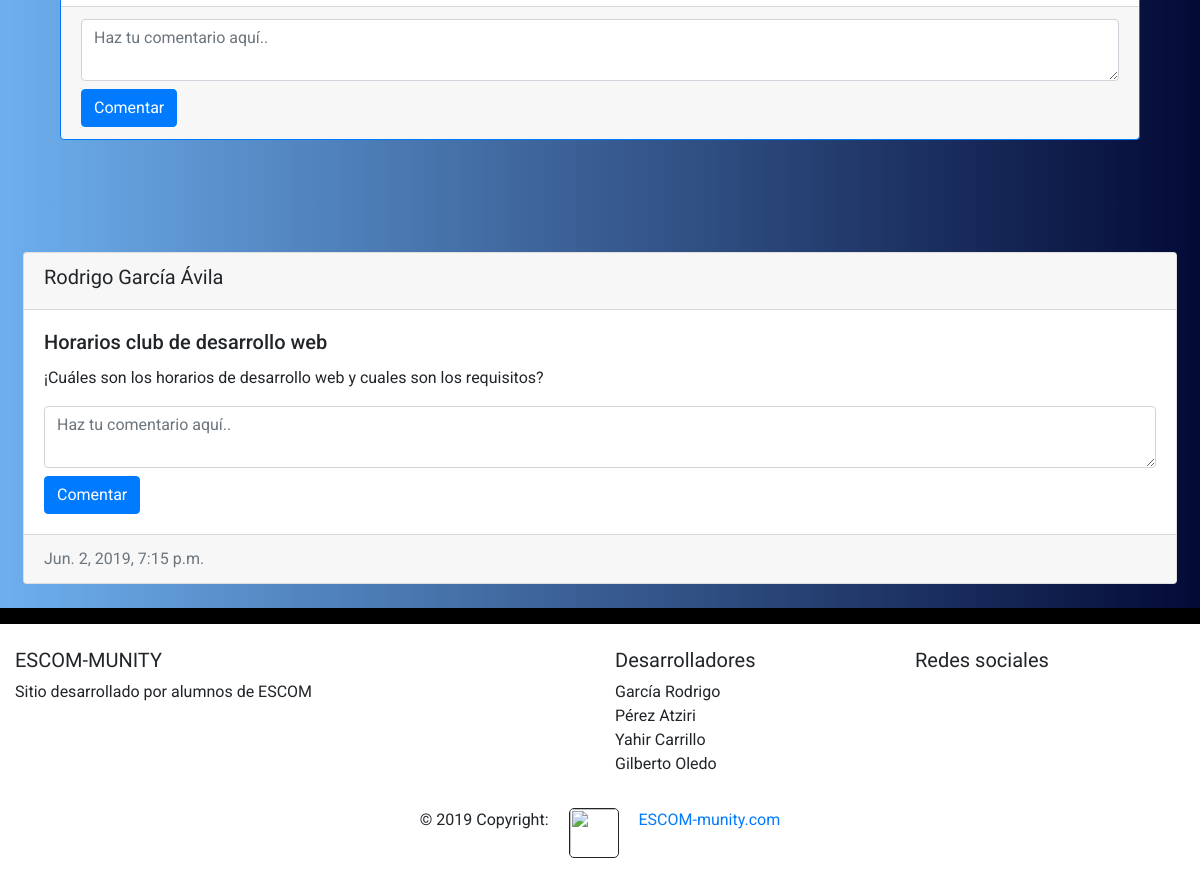
The app's page /modulo/CLUBES/ (signed in, lower part), older data.
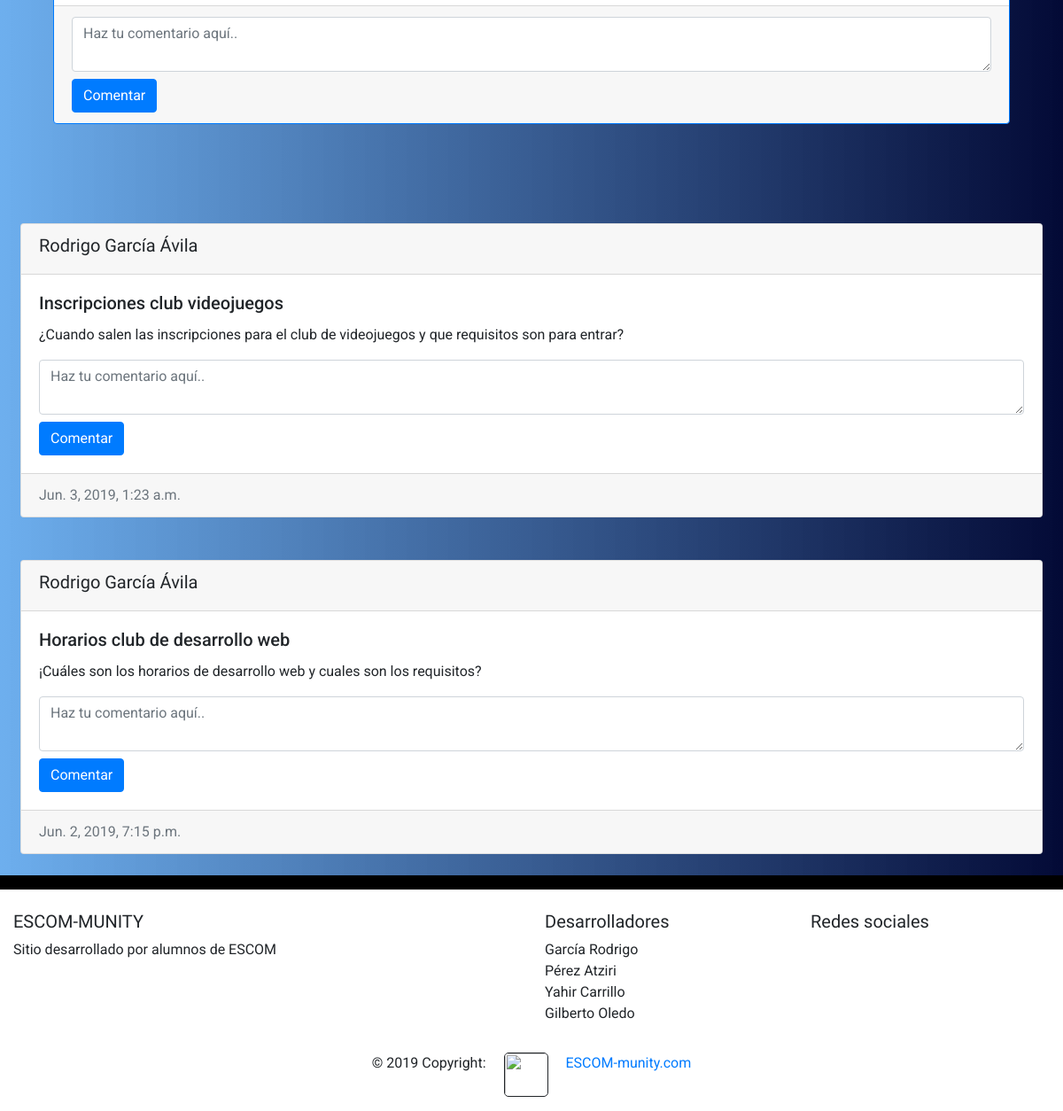
The same page, newer data.
### blog/models.py (models this page shows, shortened)
class Entry(models.Model):
    title = models.CharField(max_length=200, verbose_name="Títlo")
    content = RichTextField(verbose_name="Contenido")
    published = models.DateTimeField(verbose_name="Fecha de publicación",default=now)
    image = models.ImageField(verbose_name="Imagen", upload_to="blog",null=True, blank=True)
    author = models.ForeignKey(User,verbose_name="Autor",on_delete=models.CASCADE,null=True)
    service = models.ForeignKey(Service,verbose_name="Postear en",on_delete=models.CASCADE,null=True)
    created = models.DateTimeField(auto_now_add=True,verbose_name="Fecha de creación")
    updated = models.DateTimeField(auto_now=True,verbose_name="Fecha de edición")
    class Meta:
        verbose_name = "entrada"
        verbose_name_plural = "entradas"
        ordering = ["-created"]

class AlumnoPost(models.Model):
    title = models.CharField(max_length=200, verbose_name="Títlo")
    content = RichTextField(verbose_name="Contenido")
    published = models.DateTimeField(verbose_name="Fecha de publicación",default=now)
    author = models.ForeignKey(User,verbose_name="Autor",on_delete=models.CASCADE,null=True)
    service = models.ForeignKey(Service,verbose_name="Postear en",on_delete=models.CASCADE,null=True)
    created = models.DateTimeField(auto_now_add=True,verbose_name="Fecha de creación")
    updated = models.DateTimeField(auto_now=True,verbose_name="Fecha de edición")
    class Meta:
        verbose_name = "post"
        verbose_name_plural = "posts"
        ordering = ["-created"]

### blog/views.py (the view, shortened to what this page needs)
# urls.py: path('<section>/',views.Blog,name="blog"),
def Blog(request,section):
    if request.user.is_authenticated:
        postform = postalumno()
        section = section.upper()
        posts = Entry.objects.filter(service__nameModule=section)
        service = Service.objects.get(nameModule=section)
        allpost = AlumnoPost.objects.filter(service=service)
        usuario = request.user.get_full_name()
        return render(request,"blog/modulo.html",{"service":service,"posts":posts,"postform":postform,'allpost':allpost,'usuario':usuario})
    else:
        return render(request,"registration/login.html")

### blog/forms.py
class postalumno(forms.Form):
    title = forms.CharField(label="Tiítulo",required=True, widget=forms.TextInput(
        attrs={'class':'form-control'}
    ))
    content = forms.CharField(label="¿Qué quieres publicar?",required=True, widget=forms.Textarea(
        attrs={'class':'form-control','rows':5}
    ))

### blog/templates/blog/modulo.html (shortened to what this page needs)
{% extends 'core/base.html' %}
{% load static %}
{% block content %}
<div class="container-fluid bg_2 p-2">
    <div class="container py-5">
        <div class="row">
            {% for post in posts %}
            <div class="col-md-12 mb-3 mt-3">
                <div class="card border border-primary">
                    <div class="row justify-content-center">
                    </div>
                    <div class="card-footer text-muted">
                        <textarea class="form-control" aria-label="With textarea" placeholder="Haz tu comentario aquí.."></textarea>
                        <div class="input-group mt-2 ">
                            <div class="input-group-prepend">
                                <button class="btn btn-primary rounded" type="button" id="button-addon1">Comentar</button></div>
                        </div>
                    </div>
                </div>
            </div>
        </div>
        {% endfor %}
        {% for post in allpost %}
        <div class="col-md-12 mb-3 mt-5">
            <div class="card">
                <div class="card-header">
                    <h5 class="fuente">{{post.author.get_full_name}}</h5>
                </div>
                <div class="card-body">
                    <h5 class="card-title">{{post.title}}</h5>
                    <p class="card-text">{{post.content|safe}}</p>
                    <textarea class="form-control" aria-label="With textarea" placeholder="Haz tu comentario aquí.."></textarea>
                        <div class="input-group mt-2 ">
                            <div class="input-group-prepend">
                                <button class="btn btn-primary rounded" type="button" id="button-addon1">Comentar</button></div>
                            </div>
                        </div>
                <div class="card-footer text-muted">
                    {{post.published}}
                </div>
            </div>
        </div>
        {% endfor %}
    </div>
<hr id="divider_1" class="m-0">
{% endblock content %}

### core/templates/core/base.html (shortened to what this page needs)
<!DOCTYPE html>
<html lang="es">
<head>
    {% load static %}
    <link rel="stylesheet" href="{% static 'core/Tools/bootstrap-4.1.3-dist/css/bootstrap.min.css' %}">
    <link rel="stylesheet" href="{% static 'core/css/style.css' %}">
    <link rel="stylesheet" href="{% static 'core/Tools/fontawesome/css/all.css' %}">
    <link rel="stylesheet" href="{% static 'core' %}">
</head>
<body>
    {% block content %}{% endblock %}
    <footer class="page-footer font-small bg_1 pt-4">
        <div class="container-fluid text-center text-md-left">
            <div class="row">
                <div class="col-md-6 mt-md-0 mt-3">
                    <h5 class="text-uppercase fuente">ESCOM-munity</h5>
                    <p>Sitio desarrollado por alumnos de ESCOM</p>
                </div>
                <div class="col-md-3 mb-md-0 mb-3">
                    <h5 class="fuente">Desarrolladores</h5>
                    <ul class="list-unstyled">
                        <li>
                            García Rodrigo
                        </li>
                        <li>
                            Pérez Atziri
                        </li>
                        <li>
                            Yahir Carrillo
                        </li>
                        <li>
                            Gilberto Oledo
                        </li>
                    </ul>
                </div>
                <div class="col-md-3 mb-md-0 mb-3">
                    <h5 class="fuente">Redes sociales</h5>
                    <ul class="list-unstyled">
                        <li>
                            <a href="#!"><i class="fab fa-facebook mr-3"></i></a>
                            <a href="#!"><i class="fab fa-github mr-3"></i></a>
                            <a href="#"><i class="fab fa-gitlab"></i></a>
                        </li>
                        <li>
                            <a href="#!"><i class="fab fa-facebook mr-3"></i></a>
                            <a href="#!"><i class="fab fa-github mr-3"></i></a>
                            <a href="#"><i class="fab fa-gitlab"></i></a>
                        </li>
                        <li>
                            <a href="#!"><i class="fab fa-facebook mr-3"></i></a>
                            <a href="#!"><i class="fab fa-github mr-3"></i></a>
                            <a href="#"><i class="fab fa-gitlab"></i></a>
                        </li>
                        <li>
                            <a href="#!"><i class="fab fa-facebook mr-3"></i></a>
                            <a href="#!"><i class="fab fa-github mr-3"></i></a>
                            <a href="#"><i class="fab fa-gitlab"></i></a>
                        </li>
                    </ul>
                </div>
            </div>
        </div>
        <div class="footer-copyright text-center py-3">© 2019 Copyright:
            <img src="{% static 'core/imgs/logotipo.png' %}" width="50" height="50" class="ml-3 mr-3 d-inline-block align-top logotipo" alt="">
            <a href="https://mdbootstrap.com/education/bootstrap/"> ESCOM-munity.com</a>
        </div>
    </footer>
</body>
</html>

### core/static/core/css/style.css (style rules this page uses)
body { font-family: 'Roboto', sans-serif; height: 100vh; background: url(../imgs/fondo_escom.jpg) no-repeat center center fixed; background-size: cover; }
.fuente { font-family: 'Audiowide', cursive; }
.bg_1 { background-color: rgba(255, 255, 255, 0.8) }
.bg_2 { background: rgba(73,155,234,0.5); background: -moz-linear-gradient(left, rgba(73,155,234,0.8) 0%, rgba(3,10,54,1) 100%); background: -webkit-gradient(left top, right top, color-stop(0%, rgba(73,155,234,1)), color-stop(100%, rgba(3,10,54,1))); background: -webkit-linear-gradient(left, rgba(73,155,234,0.8) 0%, rgba(3,10,54,1) 100%); background: -o-linear-gradient(left, rgba(73,155,234,0.8) 0%, rgba(3,10,54,1) 100%); background: -ms-linear-gradient(left, rgba(73,155,234,0.8) 0%, rgba(3,10,54,1) 100%); background: linear-gradient(to right, rgba(73,155,234,0.8) 0%, rgba(3,10,54,1) 100%); filter: progid:DXImageTransform.Microsoft.gradient( startColorstr='#499bea', endColorstr='#030a36', GradientType=1 ); }
#divider_1 { background: #000; width: 100%; height: 15px; }
.logotipo { border: solid 1px; border-radius: 5px; }

Row changes from the older to the newer data that the page shows:
added AlumnoPost: author.get_full_name "Rodrigo García Ávila", title "Inscripciones club videojuegos", content "¿Cuando salen las inscripciones para el club de videojuegos y que requisitos son para entrar?", published "Jun. 3, 2019, 1:23 a.m."
